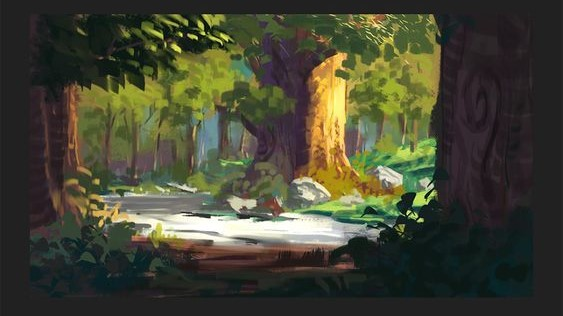
#> input picture edward2.jpg, 563 x 316 px
$ python MinFilter.py
#> lines starting #> are read from the running program, lines starting #| are printed output that depends on the picture
import numpy as np
import cv2

def min_filter(image, kernel_size):
    padded_image = cv2.copyMakeBorder(image, 1, 1, 1, 1, cv2.BORDER_CONSTANT)
    filtered_image = np.zeros_like(image)

    for i in range(1, padded_image.shape[0] - 1):
        for j in range(1, padded_image.shape[1] - 1):
            kernel = padded_image[i-1:i+2, j-1:j+2].flatten()
            min_val = np.min(kernel)
            filtered_image[i-1, j-1] = min_val

    return filtered_image

input_image = cv2.imread('edward2.jpg', cv2.IMREAD_GRAYSCALE)
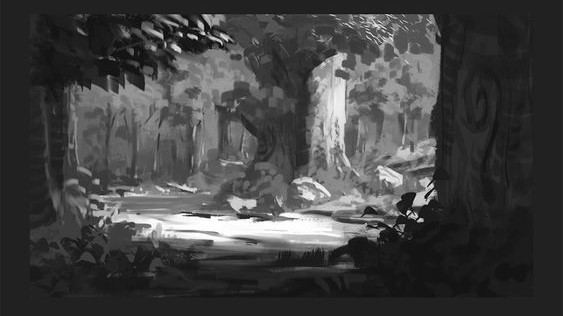
#> input_image: shape (316, 563); min 0, max 255, mean 67.6

output_image = min_filter(input_image, 3)
#> in min_filter, `padded_image = cv2.copyMakeBorder(image, 1, 1, 1, 1, cv2.BORDER_CONSTA..`:
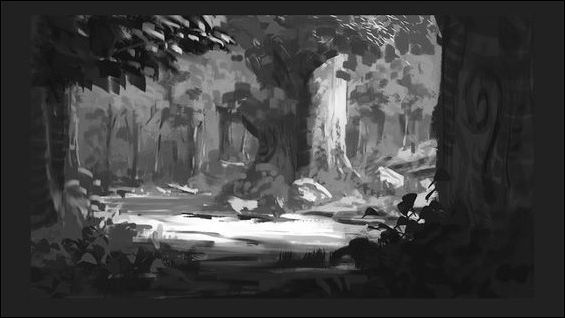
#> padded_image: shape (318, 565); min 0, max 255, mean 66.9
#> after the loop in min_filter, `for i in range(1, padded_image.shape[0] - 1):`:
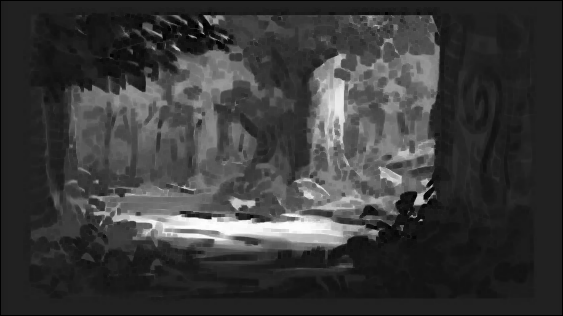
#> filtered_image: shape (316, 563); min 0, max 254, mean 58.2

cv2.imshow('Input Image', input_image)
cv2.imshow('Output Image', output_image)
cv2.waitKey(0)
